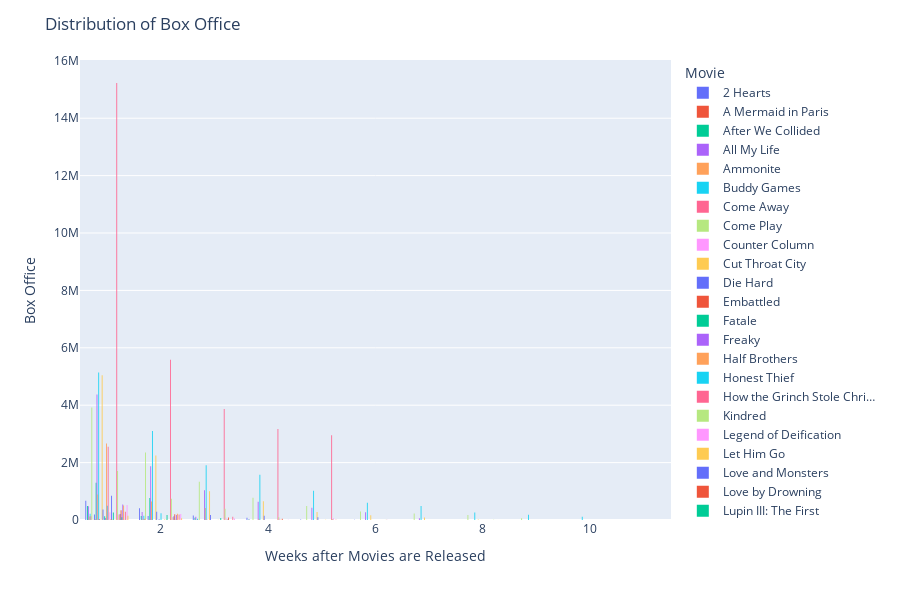

This figure's notebook cell:
### Code cell
df = bo_all[bo_all.nth_day_from_release <= 180]
df["weeks_from_release"] = df["nth_day_from_release"].apply(lambda x: math.ceil(x/7))
df = df.groupby(["Movie","weeks_from_release"]).agg({"Gross":"sum"}).reset_index()
fig = px.histogram(df, x="weeks_from_release", y="Gross", barmode='group', color = "Movie", histfunc='avg', height = 600, hover_data=df.columns)

fig.update_layout(title = "Distribution of Box Office",
                  xaxis_title = "Weeks after Movies are Released",
                  yaxis_title = "Box Office")

fig.show()

### Figure 1 — Plotly figure (JSON) as saved in the notebook; plotly's stock layout.template omitted (floating-point values rounded to 4 significant figures)
{"data": [{"alignmentgroup": "True", "bingroup": "x", "histfunc": "avg", "hovertemplate": "Movie=2 Hearts<br>weeks_from_release=%{x}<br>avg of Gross=%{y}<extra></extra>", "legendgroup": "2 Hearts", "marker": {"color": "#636efa", "pattern": {"shape": ""}}, "name": "2 Hearts", "offsetgroup": "2 Hearts", "orientation": "v", "showlegend": true, "type": "histogram", "x": [1, 2, 3, 4, 5, 6, 7, 8], "xaxis": "x", "y": [669821, 412975, 157578, 79375, 21744, 5653, 1819, 319], "yaxis": "y"}, {"alignmentgroup": "True", "bingroup": "x", "histfunc": "avg", "hovertemplate": "Movie=A Mermaid in Paris<br>weeks_from_release=%{x}<br>avg of Gross=%{y}<extra></extra>", "legendgroup": "A Mermaid in Paris", "marker": {"color": "#EF553B", "pattern": {"shape": ""}}, "name": "A Mermaid in Paris", "offsetgroup": "A Mermaid in Paris", "orientation": "v", "showlegend": true, "type": "histogram", "x": [1], "xaxis": "x", "y": [1988], "yaxis": "y"}, {"alignmentgroup": "True", "bingroup": "x", "histfunc": "avg", "hovertemplate": "Movie=After We Collided<br>weeks_from_release=%{x}<br>avg of Gross=%{y}<extra></extra>", "legendgroup": "After We Collided", "marker": {"color": "#00cc96", "pattern": {"shape": ""}}, "name": "After We Collided", "offsetgroup": "After We Collided", "orientation": "v", "showlegend": true, "type": "histogram", "x": [1, 2, 3, 4, 5, 6, 7, 8], "xaxis": "x", "y": [489682, 141671, 76839, 20436, 3151, 1628, 704, 99], "yaxis": "y"}, {"alignmentgroup": "True", "bingroup": "x", "histfunc": "avg", "hovertemplate": "Movie=All My Life<br>weeks_from_release=%{x}<br>avg of Gross=%{y}<extra></extra>", "legendgroup": "All My Life", "marker": {"color": "#ab63fa", "pattern": {"shape": ""}}, "name": "All My Life", "offsetgroup": "All My Life", "orientation": "v", "showlegend": true, "type": "histogram", "x": [1, 2, 3, 4], "xaxis": "x", "y": [480930, 277635, 117180, 13770], "yaxis": "y"}, {"alignmentgroup": "True", "bingroup": "x", "histfunc": "avg", "hovertemplate": "Movie=Ammonite<br>weeks_from_release=%{x}<br>avg of Gross=%{y}<extra></extra>", "legendgroup": "Ammonite", "marker": {"color": "#FFA15A", "pattern": {"shape": ""}}, "name": "Ammonite", "offsetgroup": "Ammonite", "orientation": "v", "showlegend": true, "type": "histogram", "x": [1, 2, 3], "xaxis": "x", "y": [122088, 23383, 7250], "yaxis": "y"}, {"alignmentgroup": "True", "bingroup": "x", "histfunc": "avg", "hovertemplate": "Movie=Buddy Games<br>weeks_from_release=%{x}<br>avg of Gross=%{y}<extra></extra>", "legendgroup": "Buddy Games", "marker": {"color": "#19d3f3", "pattern": {"shape": ""}}, "name": "Buddy Games", "offsetgroup": "Buddy Games", "orientation": "v", "showlegend": true, "type": "histogram", "x": [1, 2, 3], "xaxis": "x", "y": [216313, 145255, 44336], "yaxis": "y"}, {"alignmentgroup": "True", "bingroup": "x", "histfunc": "avg", "hovertemplate": "Movie=Come Away<br>weeks_from_release=%{x}<br>avg of Gross=%{y}<extra></extra>", "legendgroup": "Come Away", "marker": {"color": "#FF6692", "pattern": {"shape": ""}}, "name": "Come Away", "offsetgroup": "Come Away", "orientation": "v", "showlegend": true, "type": "histogram", "x": [1, 2, 3], "xaxis": "x", "y": [130470, 46885, 7068], "yaxis": "y"}, {"alignmentgroup": "True", "bingroup": "x", "histfunc": "avg", "hovertemplate": "Movie=Come Play<br>weeks_from_release=%{x}<br>avg of Gross=%{y}<extra></extra>", "legendgroup": "Come Play", "marker": {"color": "#B6E880", "pattern": {"shape": ""}}, "name": "Come Play", "offsetgroup": "Come Play", "orientation": "v", "showlegend": true, "type": "histogram", "x": [1, 2, 3, 4, 5, 6, 7, 8, 9], "xaxis": "x", "y": [3921605, 2355405, 1330215, 779390, 488525, 293895, 222505, 178370, 59200], "yaxis": "y"}, {"alignmentgroup": "True", "bingroup": "x", "histfunc": "avg", "hovertemplate": "Movie=Counter Column<br>weeks_from_release=%{x}<br>avg of Gross=%{y}<extra></extra>", "legendgroup": "Counter Column", "marker": {"color": "#FF97FF", "pattern": {"shape": ""}}, "name": "Counter Column", "offsetgroup": "Counter Column", "orientation": "v", "showlegend": true, "type": "histogram", "x": [1, 2, 3, 4, 5, 6], "xaxis": "x", "y": [9399, 3918, 1527, 560, 98, 25], "yaxis": "y"}, {"alignmentgroup": "True", "bingroup": "x", "histfunc": "avg", "hovertemplate": "Movie=Cut Throat City<br>weeks_from_release=%{x}<br>avg of Gross=%{y}<extra></extra>", "legendgroup": "Cut Throat City", "marker": {"color": "#FECB52", "pattern": {"shape": ""}}, "name": "Cut Throat City", "offsetgroup": "Cut Throat City", "orientation": "v", "showlegend": true, "type": "histogram", "x": [1], "xaxis": "x", "y": [8132], "yaxis": "y"}, {"alignmentgroup": "True", "bingroup": "x", "histfunc": "avg", "hovertemplate": "Movie=Die Hard<br>weeks_from_release=%{x}<br>avg of Gross=%{y}<extra></extra>", "legendgroup": "Die Hard", "marker": {"color": "#636efa", "pattern": {"shape": ""}}, "name": "Die Hard", "offsetgroup": "Die Hard", "orientation": "v", "showlegend": true, "type": "histogram", "x": [1, 2], "xaxis": "x", "y": [189000, 136000], "yaxis": "y"}, {"alignmentgroup": "True", "bingroup": "x", "histfunc": "avg", "hovertemplate": "Movie=Embattled<br>weeks_from_release=%{x}<br>avg of Gross=%{y}<extra></extra>", "legendgroup": "Embattled", "marker": {"color": "#EF553B", "pattern": {"shape": ""}}, "name": "Embattled", "offsetgroup": "Embattled", "orientation": "v", "showlegend": true, "type": "histogram", "x": [1, 2], "xaxis": "x", "y": [18429, 8571], "yaxis": "y"}, {"alignmentgroup": "True", "bingroup": "x", "histfunc": "avg", "hovertemplate": "Movie=Fatale<br>weeks_from_release=%{x}<br>avg of Gross=%{y}<extra></extra>", "legendgroup": "Fatale", "marker": {"color": "#00cc96", "pattern": {"shape": ""}}, "name": "Fatale", "offsetgroup": "Fatale", "orientation": "v", "showlegend": true, "type": "histogram", "x": [1, 2], "xaxis": "x", "y": [1301522, 763725], "yaxis": "y"}, {"alignmentgroup": "True", "bingroup": "x", "histfunc": "avg", "hovertemplate": "Movie=Freaky<br>weeks_from_release=%{x}<br>avg of Gross=%{y}<extra></extra>", "legendgroup": "Freaky", "marker": {"color": "#ab63fa", "pattern": {"shape": ""}}, "name": "Freaky", "offsetgroup": "Freaky", "orientation": "v", "showlegend": true, "type": "histogram", "x": [1, 2, 3, 4, 5, 6, 7], "xaxis": "x", "y": [4372295, 1870690, 1038355, 637025, 423310, 268420, 62310], "yaxis": "y"}, {"alignmentgroup": "True", "bingroup": "x", "histfunc": "avg", "hovertemplate": "Movie=Half Brothers<br>weeks_from_release=%{x}<br>avg of Gross=%{y}<extra></extra>", "legendgroup": "Half Brothers", "marker": {"color": "#FFA15A", "pattern": {"shape": ""}}, "name": "Half Brothers", "offsetgroup": "Half Brothers", "orientation": "v", "showlegend": true, "type": "histogram", "x": [1, 2, 3, 4], "xaxis": "x", "y": [891525, 645905, 417215, 41610], "yaxis": "y"}, {"alignmentgroup": "True", "bingroup": "x", "histfunc": "avg", "hovertemplate": "Movie=Honest Thief<br>weeks_from_release=%{x}<br>avg of Gross=%{y}<extra></extra>", "legendgroup": "Honest Thief", "marker": {"color": "#19d3f3", "pattern": {"shape": ""}}, "name": "Honest Thief", "offsetgroup": "Honest Thief", "orientation": "v", "showlegend": true, "type": "histogram", "x": [1, 2, 3, 4, 5, 6, 7, 8, 9, 10], "xaxis": "x", "y": [5138654, 3102726, 1907144, 1575616, 1016385, 602017, 491671, 261584, 183277, 109500], "yaxis": "y"}, {"alignmentgroup": "True", "bingroup": "x", "histfunc": "avg", "hovertemplate": "Movie=How the Grinch Stole Chri…<br>weeks_from_release=%{x}<br>avg of Gross=%{y}<extra></extra>", "legendgroup": "How the Grinch Stole Chri…", "marker": {"color": "#FF6692", "pattern": {"shape": ""}}, "name": "How the Grinch Stole Chri…", "offsetgroup": "How the Grinch Stole Chri…", "orientation": "v", "showlegend": true, "type": "histogram", "x": [1, 3], "xaxis": "x", "y": [34000, 14000], "yaxis": "y"}, {"alignmentgroup": "True", "bingroup": "x", "histfunc": "avg", "hovertemplate": "Movie=Kindred<br>weeks_from_release=%{x}<br>avg of Gross=%{y}<extra></extra>", "legendgroup": "Kindred", "marker": {"color": "#B6E880", "pattern": {"shape": ""}}, "name": "Kindred", "offsetgroup": "Kindred", "orientation": "v", "showlegend": true, "type": "histogram", "x": [1], "xaxis": "x", "y": [8462], "yaxis": "y"}, {"alignmentgroup": "True", "bingroup": "x", "histfunc": "avg", "hovertemplate": "Movie=Legend of Deification<br>weeks_from_release=%{x}<br>avg of Gross=%{y}<extra></extra>", "legendgroup": "Legend of Deification", "marker": {"color": "#FF97FF", "pattern": {"shape": ""}}, "name": "Legend of Deification", "offsetgroup": "Legend of Deification", "orientation": "v", "showlegend": true, "type": "histogram", "x": [1], "xaxis": "x", "y": [11748], "yaxis": "y"}, {"alignmentgroup": "True", "bingroup": "x", "histfunc": "avg", "hovertemplate": "Movie=Let Him Go<br>weeks_from_release=%{x}<br>avg of Gross=%{y}<extra></extra>", "legendgroup": "Let Him Go", "marker": {"color": "#FECB52", "pattern": {"shape": ""}}, "name": "Let Him Go", "offsetgroup": "Let Him Go", "orientation": "v", "showlegend": true, "type": "histogram", "x": [1, 2, 3, 4, 5, 6, 7, 8], "xaxis": "x", "y": [5043230, 2244165, 1002625, 650345, 280465, 167675, 87125, 17955], "yaxis": "y"}, {"alignmentgroup": "True", "bingroup": "x", "histfunc": "avg", "hovertemplate": "Movie=Love and Monsters<br>weeks_from_release=%{x}<br>avg of Gross=%{y}<extra></extra>", "legendgroup": "Love and Monsters", "marker": {"color": "#636efa", "pattern": {"shape": ""}}, "name": "Love and Monsters", "offsetgroup": "Love and Monsters", "orientation": "v", "showlegend": true, "type": "histogram", "x": [1, 2, 3, 4, 5], "xaxis": "x", "y": [362275, 283323, 174553, 151434, 99129], "yaxis": "y"}, {"alignmentgroup": "True", "bingroup": "x", "histfunc": "avg", "hovertemplate": "Movie=Love by Drowning<br>weeks_from_release=%{x}<br>avg of Gross=%{y}<extra></extra>", "legendgroup": "Love by Drowning", "marker": {"color": "#EF553B", "pattern": {"shape": ""}}, "name": "Love by Drowning", "offsetgroup": "Love by Drowning", "orientation": "v", "showlegend": true, "type": "histogram", "x": [1], "xaxis": "x", "y": [267], "yaxis": "y"}, {"alignmentgroup": "True", "bingroup": "x", "histfunc": "avg", "hovertemplate": "Movie=Lupin III: The First<br>weeks_from_release=%{x}<br>avg of Gross=%{y}<extra></extra>", "legendgroup": "Lupin III: The First", "marker": {"color": "#00cc96", "pattern": {"shape": ""}}, "name": "Lupin III: The First", "offsetgroup": "Lupin III: The First", "orientation": "v", "showlegend": true, "type": "histogram", "x": [1, 2, 3], "xaxis": "x", "y": [132627, 5328, 1111], "yaxis": "y"}, {"alignmentgroup": "True", "bingroup": "x", "histfunc": "avg", "hovertemplate": "Movie=Mario Puzo’s The Godfathe…<br>weeks_from_release=%{x}<br>avg of Gross=%{y}<extra></extra>", "legendgroup": "Mario Puzo’s The Godfathe…", "marker": {"color": "#ab63fa", "pattern": {"shape": ""}}, "name": "Mario Puzo’s The Godfathe…", "offsetgroup": "Mario Puzo’s The Godfathe…", "orientation": "v", "showlegend": true, "type": "histogram", "x": [1, 2], "xaxis": "x", "y": [72923, 22407], "yaxis": "y"}, {"alignmentgroup": "True", "bingroup": "x", "histfunc": "avg", "hovertemplate": "Movie=Monster Hunter<br>weeks_from_release=%{x}<br>avg of Gross=%{y}<extra></extra>", "legendgroup": "Monster Hunter", "marker": {"color": "#FFA15A", "pattern": {"shape": ""}}, "name": "Monster Hunter", "offsetgroup": "Monster Hunter", "orientation": "v", "showlegend": true, "type": "histogram", "x": [1], "xaxis": "x", "y": [2666575], "yaxis": "y"}, {"alignmentgroup": "True", "bingroup": "x", "histfunc": "avg", "hovertemplate": "Movie=Monsters, Inc.<br>weeks_from_release=%{x}<br>avg of Gross=%{y}<extra></extra>", "legendgroup": "Monsters, Inc.", "marker": {"color": "#19d3f3", "pattern": {"shape": ""}}, "name": "Monsters, Inc.", "offsetgroup": "Monsters, Inc.", "orientation": "v", "showlegend": true, "type": "histogram", "x": [1, 2], "xaxis": "x", "y": [494000, 232000], "yaxis": "y"}, {"alignmentgroup": "True", "bingroup": "x", "histfunc": "avg", "hovertemplate": "Movie=News of the World<br>weeks_from_release=%{x}<br>avg of Gross=%{y}<extra></extra>", "legendgroup": "News of the World", "marker": {"color": "#FF6692", "pattern": {"shape": ""}}, "name": "News of the World", "offsetgroup": "News of the World", "orientation": "v", "showlegend": true, "type": "histogram", "x": [1], "xaxis": "x", "y": [2550854], "yaxis": "y"}, {"alignmentgroup": "True", "bingroup": "x", "histfunc": "avg", "hovertemplate": "Movie=No Ordinary Love<br>weeks_from_release=%{x}<br>avg of Gross=%{y}<extra></extra>", "legendgroup": "No Ordinary Love", "marker": {"color": "#B6E880", "pattern": {"shape": ""}}, "name": "No Ordinary Love", "offsetgroup": "No Ordinary Love", "orientation": "v", "showlegend": true, "type": "histogram", "x": [1], "xaxis": "x", "y": [4656], "yaxis": "y"}, {"alignmentgroup": "True", "bingroup": "x", "histfunc": "avg", "hovertemplate": "Movie=Pinocchio<br>weeks_from_release=%{x}<br>avg of Gross=%{y}<extra></extra>", "legendgroup": "Pinocchio", "marker": {"color": "#FF97FF", "pattern": {"shape": ""}}, "name": "Pinocchio", "offsetgroup": "Pinocchio", "orientation": "v", "showlegend": true, "type": "histogram", "x": [1], "xaxis": "x", "y": [268259], "yaxis": "y"}, {"alignmentgroup": "True", "bingroup": "x", "histfunc": "avg", "hovertemplate": "Movie=Pray: The Story of Patric…<br>weeks_from_release=%{x}<br>avg of Gross=%{y}<extra></extra>", "legendgroup": "Pray: The Story of Patric…", "marker": {"color": "#FECB52", "pattern": {"shape": ""}}, "name": "Pray: The Story of Patric…", "offsetgroup": "Pray: The Story of Patric…", "orientation": "v", "showlegend": true, "type": "histogram", "x": [1, 2, 3, 4, 5, 6, 7, 8, 9, 10, 11], "xaxis": "x", "y": [32980, 16807, 8566, 2561, 4643, 3616, 935, 274, 678, 560, 115], "yaxis": "y"}, {"alignmentgroup": "True", "bingroup": "x", "histfunc": "avg", "hovertemplate": "Movie=Promising Young Woman<br>weeks_from_release=%{x}<br>avg of Gross=%{y}<extra></extra>", "legendgroup": "Promising Young Woman", "marker": {"color": "#636efa", "pattern": {"shape": ""}}, "name": "Promising Young Woman", "offsetgroup": "Promising Young Woman", "orientation": "v", "showlegend": true, "type": "histogram", "x": [1], "xaxis": "x", "y": [846425], "yaxis": "y"}, {"alignmentgroup": "True", "bingroup": "x", "histfunc": "avg", "hovertemplate": "Movie=Sh*thouse<br>weeks_from_release=%{x}<br>avg of Gross=%{y}<extra></extra>", "legendgroup": "Sh*thouse", "marker": {"color": "#EF553B", "pattern": {"shape": ""}}, "name": "Sh*thouse", "offsetgroup": "Sh*thouse", "orientation": "v", "showlegend": true, "type": "histogram", "x": [1, 2], "xaxis": "x", "y": [6859, 10426], "yaxis": "y"}, {"alignmentgroup": "True", "bingroup": "x", "histfunc": "avg", "hovertemplate": "Movie=Spell<br>weeks_from_release=%{x}<br>avg of Gross=%{y}<extra></extra>", "legendgroup": "Spell", "marker": {"color": "#00cc96", "pattern": {"shape": ""}}, "name": "Spell", "offsetgroup": "Spell", "orientation": "v", "showlegend": true, "type": "histogram", "x": [1, 2, 3], "xaxis": "x", "y": [257743, 172498, 69863], "yaxis": "y"}, {"alignmentgroup": "True", "bingroup": "x", "histfunc": "avg", "hovertemplate": "Movie=St. Patrick’s Day<br>weeks_from_release=%{x}<br>avg of Gross=%{y}<extra></extra>", "legendgroup": "St. Patrick’s Day", "marker": {"color": "#ab63fa", "pattern": {"shape": ""}}, "name": "St. Patrick’s Day", "offsetgroup": "St. Patrick’s Day", "orientation": "v", "showlegend": true, "type": "histogram", "x": [1], "xaxis": "x", "y": [260], "yaxis": "y"}, {"alignmentgroup": "True", "bingroup": "x", "histfunc": "avg", "hovertemplate": "Movie=Stardust<br>weeks_from_release=%{x}<br>avg of Gross=%{y}<extra></extra>", "legendgroup": "Stardust", "marker": {"color": "#FFA15A", "pattern": {"shape": ""}}, "name": "Stardust", "offsetgroup": "Stardust", "orientation": "v", "showlegend": true, "type": "histogram", "x": [1, 2], "xaxis": "x", "y": [6775, 938], "yaxis": "y"}, {"alignmentgroup": "True", "bingroup": "x", "histfunc": "avg", "hovertemplate": "Movie=The Climb<br>weeks_from_release=%{x}<br>avg of Gross=%{y}<extra></extra>", "legendgroup": "The Climb", "marker": {"color": "#19d3f3", "pattern": {"shape": ""}}, "name": "The Climb", "offsetgroup": "The Climb", "orientation": "v", "showlegend": true, "type": "histogram", "x": [1], "xaxis": "x", "y": [2148], "yaxis": "y"}, {"alignmentgroup": "True", "bingroup": "x", "histfunc": "avg", "hovertemplate": "Movie=The Croods: A New Age<br>weeks_from_release=%{x}<br>avg of Gross=%{y}<extra></extra>", "legendgroup": "The Croods: A New Age", "marker": {"color": "#FF6692", "pattern": {"shape": ""}}, "name": "The Croods: A New Age", "offsetgroup": "The Croods: A New Age", "orientation": "v", "showlegend": true, "type": "histogram", "x": [1, 2, 3, 4, 5], "xaxis": "x", "y": [15226845, 5583265, 3868225, 3173355, 2950985], "yaxis": "y"}, {"alignmentgroup": "True", "bingroup": "x", "histfunc": "avg", "hovertemplate": "Movie=The Empty Man<br>weeks_from_release=%{x}<br>avg of Gross=%{y}<extra></extra>", "legendgroup": "The Empty Man", "marker": {"color": "#B6E880", "pattern": {"shape": ""}}, "name": "The Empty Man", "offsetgroup": "The Empty Man", "orientation": "v", "showlegend": true, "type": "histogram", "x": [1, 2, 3, 4, 5, 6, 7, 8, 9, 10], "xaxis": "x", "y": [1707677, 739800, 393410, 99574, 30696, 9997, 1701, 7675, 2148, 3020], "yaxis": "y"}, {"alignmentgroup": "True", "bingroup": "x", "histfunc": "avg", "hovertemplate": "Movie=The Forgotten Carols<br>weeks_from_release=%{x}<br>avg of Gross=%{y}<extra></extra>", "legendgroup": "The Forgotten Carols", "marker": {"color": "#FF97FF", "pattern": {"shape": ""}}, "name": "The Forgotten Carols", "offsetgroup": "The Forgotten Carols", "orientation": "v", "showlegend": true, "type": "histogram", "x": [1, 2, 3, 4, 5, 6], "xaxis": "x", "y": [190214, 107492, 74636, 55720, 63388, 6333], "yaxis": "y"}, {"alignmentgroup": "True", "bingroup": "x", "histfunc": "avg", "hovertemplate": "Movie=The Informer<br>weeks_from_release=%{x}<br>avg of Gross=%{y}<extra></extra>", "legendgroup": "The Informer", "marker": {"color": "#FECB52", "pattern": {"shape": ""}}, "name": "The Informer", "offsetgroup": "The Informer", "orientation": "v", "showlegend": true, "type": "histogram", "x": [1, 2, 3, 4], "xaxis": "x", "y": [187405, 82994, 20550, 9511], "yaxis": "y"}, {"alignmentgroup": "True", "bingroup": "x", "histfunc": "avg", "hovertemplate": "Movie=The Kid Detective<br>weeks_from_release=%{x}<br>avg of Gross=%{y}<extra></extra>", "legendgroup": "The Kid Detective", "marker": {"color": "#636efa", "pattern": {"shape": ""}}, "name": "The Kid Detective", "offsetgroup": "The Kid Detective", "orientation": "v", "showlegend": true, "type": "histogram", "x": [1, 2, 3, 4], "xaxis": "x", "y": [209731, 134030, 16521, 3856], "yaxis": "y"}, {"alignmentgroup": "True", "bingroup": "x", "histfunc": "avg", "hovertemplate": "Movie=The Last Vermeer<br>weeks_from_release=%{x}<br>avg of Gross=%{y}<extra></extra>", "legendgroup": "The Last Vermeer", "marker": {"color": "#EF553B", "pattern": {"shape": ""}}, "name": "The Last Vermeer", "offsetgroup": "The Last Vermeer", "orientation": "v", "showlegend": true, "type": "histogram", "x": [1, 2, 3, 4, 5], "xaxis": "x", "y": [338305, 204595, 85177, 47881, 7587], "yaxis": "y"}, {"alignmentgroup": "True", "bingroup": "x", "histfunc": "avg", "hovertemplate": "Movie=The Muppet Christmas Carol<br>weeks_from_release=%{x}<br>avg of Gross=%{y}<extra></extra>", "legendgroup": "The Muppet Christmas Carol", "marker": {"color": "#00cc96", "pattern": {"shape": ""}}, "name": "The Muppet Christmas Carol", "offsetgroup": "The Muppet Christmas Carol", "orientation": "v", "showlegend": true, "type": "histogram", "x": [1, 2], "xaxis": "x", "y": [92000, 6000], "yaxis": "y"}, {"alignmentgroup": "True", "bingroup": "x", "histfunc": "avg", "hovertemplate": "Movie=The Santa Clause<br>weeks_from_release=%{x}<br>avg of Gross=%{y}<extra></extra>", "legendgroup": "The Santa Clause", "marker": {"color": "#ab63fa", "pattern": {"shape": ""}}, "name": "The Santa Clause", "offsetgroup": "The Santa Clause", "orientation": "v", "showlegend": true, "type": "histogram", "x": [1, 2], "xaxis": "x", "y": [536000, 170000], "yaxis": "y"}, {"alignmentgroup": "True", "bingroup": "x", "histfunc": "avg", "hovertemplate": "Movie=Toy Story<br>weeks_from_release=%{x}<br>avg of Gross=%{y}<extra></extra>", "legendgroup": "Toy Story", "marker": {"color": "#FFA15A", "pattern": {"shape": ""}}, "name": "Toy Story", "offsetgroup": "Toy Story", "orientation": "v", "showlegend": true, "type": "histogram", "x": [1, 2], "xaxis": "x", "y": [505000, 222000], "yaxis": "y"}, {"alignmentgroup": "True", "bingroup": "x", "histfunc": "avg", "hovertemplate": "Movie=Train to Busan Presents: …<br>weeks_from_release=%{x}<br>avg of Gross=%{y}<extra></extra>", "legendgroup": "Train to Busan Presents: …", "marker": {"color": "#19d3f3", "pattern": {"shape": ""}}, "name": "Train to Busan Presents: …", "offsetgroup": "Train to Busan Presents: …", "orientation": "v", "showlegend": true, "type": "histogram", "x": [1], "xaxis": "x", "y": [9046], "yaxis": "y"}, {"alignmentgroup": "True", "bingroup": "x", "histfunc": "avg", "hovertemplate": "Movie=True to the Game 2: Gena’…<br>weeks_from_release=%{x}<br>avg of Gross=%{y}<extra></extra>", "legendgroup": "True to the Game 2: Gena’…", "marker": {"color": "#FF6692", "pattern": {"shape": ""}}, "name": "True to the Game 2: Gena’…", "offsetgroup": "True to the Game 2: Gena’…", "orientation": "v", "showlegend": true, "type": "histogram", "x": [1, 2, 3], "xaxis": "x", "y": [287819, 195829, 114653], "yaxis": "y"}, {"alignmentgroup": "True", "bingroup": "x", "histfunc": "avg", "hovertemplate": "Movie=Twiceborn<br>weeks_from_release=%{x}<br>avg of Gross=%{y}<extra></extra>", "legendgroup": "Twiceborn", "marker": {"color": "#B6E880", "pattern": {"shape": ""}}, "name": "Twiceborn", "offsetgroup": "Twiceborn", "orientation": "v", "showlegend": true, "type": "histogram", "x": [1, 2, 3, 4], "xaxis": "x", "y": [6618, 3641, 331, 937], "yaxis": "y"}, {"alignmentgroup": "True", "bingroup": "x", "histfunc": "avg", "hovertemplate": "Movie=Vanguard<br>weeks_from_release=%{x}<br>avg of Gross=%{y}<extra></extra>", "legendgroup": "Vanguard", "marker": {"color": "#FF97FF", "pattern": {"shape": ""}}, "name": "Vanguard", "offsetgroup": "Vanguard", "orientation": "v", "showlegend": true, "type": "histogram", "x": [1, 2, 3, 4], "xaxis": "x", "y": [521955, 207537, 52033, 12000], "yaxis": "y"}, {"alignmentgroup": "True", "bingroup": "x", "histfunc": "avg", "hovertemplate": "Movie=Wild Mountain Thyme<br>weeks_from_release=%{x}<br>avg of Gross=%{y}<extra></extra>", "legendgroup": "Wild Mountain Thyme", "marker": {"color": "#FECB52", "pattern": {"shape": ""}}, "name": "Wild Mountain Thyme", "offsetgroup": "Wild Mountain Thyme", "orientation": "v", "showlegend": true, "type": "histogram", "x": [1, 2], "xaxis": "x", "y": [148513, 64929], "yaxis": "y"}], "layout": {"barmode": "group", "height": 600, "legend": {"title": {"text": "Movie"}, "tracegroupgap": 0}, "margin": {"t": 60}, "title": {"text": "Distribution of Box Office"}, "xaxis": {"anchor": "y", "domain": [0, 1], "title": {"text": "Weeks after Movies are Released"}}, "yaxis": {"anchor": "x", "domain": [0, 1], "title": {"text": "Box Office"}}}}
